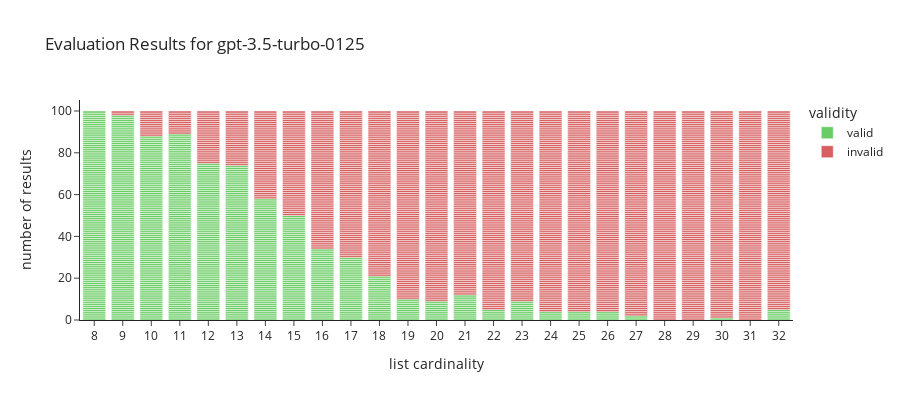

The notebook cell saved with this chart:
### Code cell
visualize_results_atomic(GPTModel.GPT_35_TURBO_0125, gpt35turbo0125_op_sum_results)

### Figure 1 — Plotly figure (JSON) as saved in the notebook; plotly's stock layout.template omitted (floating-point values rounded to 4 significant figures; data arrays with more than 128 entries replaced by an {"elided": "..."} marker saying what was removed)
{"data": [{"alignmentgroup": "True", "hovertemplate": "validity=valid<br>list cardinality=%{x}<br>number of results=%{y}<extra></extra>", "legendgroup": "valid", "marker": {"color": "#6acc64", "pattern": {"shape": ""}}, "name": "valid", "offsetgroup": "valid", "orientation": "v", "showlegend": true, "textposition": "auto", "x": {"elided": "782 int values"}, "xaxis": "x", "y": {"elided": "782 int values"}, "yaxis": "y", "type": "bar"}, {"alignmentgroup": "True", "hovertemplate": "validity=invalid<br>list cardinality=%{x}<br>number of results=%{y}<extra></extra>", "legendgroup": "invalid", "marker": {"color": "#d65f5f", "pattern": {"shape": ""}}, "name": "invalid", "offsetgroup": "invalid", "orientation": "v", "showlegend": true, "textposition": "auto", "x": {"elided": "1718 int values"}, "xaxis": "x", "y": {"elided": "1718 int values"}, "yaxis": "y", "type": "bar"}], "layout": {"xaxis": {"anchor": "y", "domain": [0.0, 1.0], "title": {"text": "list cardinality"}, "dtick": 1}, "yaxis": {"anchor": "x", "domain": [0.0, 1.0], "title": {"text": "number of results"}}, "legend": {"title": {"text": "validity"}, "tracegroupgap": 0}, "title": {"text": "Evaluation Results for gpt-3.5-turbo-0125"}, "barmode": "relative", "height": 400}}
